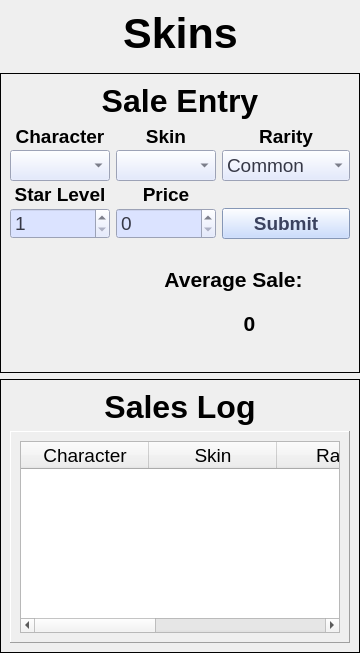
      <widget class="QWidget" name="tab">
       <property name="sizePolicy">
        <sizepolicy hsizetype="Expanding" vsizetype="Expanding">
         <horstretch>0</horstretch>
         <verstretch>0</verstretch>
        </sizepolicy>
       </property>
       <attribute name="title">
        <string>Skins</string>
       </attribute>
       <layout class="QVBoxLayout" name="verticalLayout_2">
        <property name="leftMargin">
         <number>0</number>
        </property>
        <property name="topMargin">
         <number>0</number>
        </property>
        <property name="rightMargin">
         <number>0</number>
        </property>
        <property name="bottomMargin">
         <number>0</number>
        </property>
        <item>
         <layout class="QVBoxLayout" name="verticalLayout" stretch="0,0,0">
          <property name="spacing">
           <number>6</number>
          </property>
          <property name="sizeConstraint">
           <enum>QLayout::SizeConstraint::SetDefaultConstraint</enum>
          </property>
          <item>
           <widget class="QFrame" name="Title">
            <property name="sizePolicy">
             <sizepolicy hsizetype="Preferred" vsizetype="Minimum">
              <horstretch>0</horstretch>
              <verstretch>0</verstretch>
             </sizepolicy>
            </property>
            <property name="frameShape">
             <enum>QFrame::Shape::NoFrame</enum>
            </property>
            <property name="frameShadow">
             <enum>QFrame::Shadow::Plain</enum>
            </property>
            <layout class="QHBoxLayout" name="horizontalLayout_7">
             <item>
              <widget class="QWidget" name="widget_24" native="true"/>
             </item>
             <item>
              <widget class="QLabel" name="label_5">
               <property name="sizePolicy">
                <sizepolicy hsizetype="Preferred" vsizetype="Maximum">
                 <horstretch>0</horstretch>
                 <verstretch>0</verstretch>
                </sizepolicy>
               </property>
               <property name="maximumSize">
                <size>
                 <width>16777215</width>
                 <height>200</height>
                </size>
               </property>
               <property name="font">
                <font>
                 <pointsize>32</pointsize>
                 <bold>true</bold>
                </font>
               </property>
               <property name="text">
                <string>Skins</string>
               </property>
               <property name="alignment">
                <set>Qt::AlignmentFlag::AlignCenter</set>
               </property>
              </widget>
             </item>
             <item>
              <widget class="QWidget" name="widget_25" native="true"/>
             </item>
            </layout>
           </widget>
          </item>
          <item>
           <widget class="QFrame" name="SaleEntry">
            <property name="sizePolicy">
             <sizepolicy hsizetype="Expanding" vsizetype="Minimum">
              <horstretch>0</horstretch>
              <verstretch>0</verstretch>
             </sizepolicy>
            </property>
            <property name="minimumSize">
             <size>
              <width>0</width>
              <height>0</height>
             </size>
            </property>
            <property name="maximumSize">
             <size>
              <width>1000000</width>
              <height>500000</height>
             </size>
            </property>
            <property name="frameShape">
             <enum>QFrame::Shape::Box</enum>
            </property>
            <property name="frameShadow">
             <enum>QFrame::Shadow::Plain</enum>
            </property>
            <layout class="QVBoxLayout" name="verticalLayout_3">
             <property name="bottomMargin">
              <number>9</number>
             </property>
             <item>
              <widget class="QLabel" name="label_6">
               <property name="sizePolicy">
                <sizepolicy hsizetype="Preferred" vsizetype="Minimum">
                 <horstretch>0</horstretch>
                 <verstretch>0</verstretch>
                </sizepolicy>
               </property>
               <property name="font">
                <font>
                 <pointsize>24</pointsize>
                 <bold>true</bold>
                </font>
               </property>
               <property name="text">
                <string>Sale Entry</string>
               </property>
               <property name="alignment">
                <set>Qt::AlignmentFlag::AlignCenter</set>
               </property>
              </widget>
             </item>
             <item>
              <layout class="QGridLayout" name="gridLayout_3" rowminimumheight="0,0,0,0,0">
               <property name="verticalSpacing">
                <number>2</number>
               </property>
               <item row="4" column="1">
                <widget class="QSpinBox" name="priceSpinBox">
                 <property name="sizePolicy">
                  <sizepolicy hsizetype="Preferred" vsizetype="Minimum">
                   <horstretch>0</horstretch>
                   <verstretch>0</verstretch>
                  </sizepolicy>
                 </property>
                 <property name="minimumSize">
                  <size>
                   <width>0</width>
                   <height>30</height>
                  </size>
                 </property>
                 <property name="font">
                  <font>
                   <pointsize>14</pointsize>
                  </font>
                 </property>
                 <property name="styleSheet">
                  <string notr="true">color: rgb(54, 56, 70);
background-color: rgb(219, 227, 255);</string>
                 </property>
                 <property name="maximum">
                  <number>999999999</number>
                 </property>
                </widget>
               </item>
               <item row="0" column="0">
                <widget class="QLabel" name="label">
                 <property name="sizePolicy">
                  <sizepolicy hsizetype="Preferred" vsizetype="Minimum">
                   <horstretch>0</horstretch>
                   <verstretch>0</verstretch>
                  </sizepolicy>
                 </property>
                 <property name="font">
                  <font>
                   <pointsize>14</pointsize>
                   <bold>true</bold>
                  </font>
                 </property>
                 <property name="text">
                  <string>Character</string>
                 </property>
                 <property name="alignment">
                  <set>Qt::AlignmentFlag::AlignCenter</set>
                 </property>
                </widget>
               </item>
               <item row="0" column="1">
                <widget class="QLabel" name="label_2">
                 <property name="sizePolicy">
                  <sizepolicy hsizetype="Preferred" vsizetype="Minimum">
                   <horstretch>0</horstretch>
                   <verstretch>0</verstretch>
                  </sizepolicy>
                 </property>
                 <property name="font">
                  <font>
                   <pointsize>14</pointsize>
                   <bold>true</bold>
                  </font>
                 </property>
                 <property name="text">
                  <string>Skin</string>
                 </property>
                 <property name="alignment">
                  <set>Qt::AlignmentFlag::AlignCenter</set>
                 </property>
                </widget>
               </item>
               <item row="2" column="1">
                <widget class="QLabel" name="label_4">
                 <property name="sizePolicy">
                  <sizepolicy hsizetype="Minimum" vsizetype="Minimum">
                   <horstretch>0</horstretch>
                   <verstretch>0</verstretch>
                  </sizepolicy>
                 </property>
                 <property name="sizeIncrement">
                  <size>
                   <width>20</width>
                   <height>20</height>
                  </size>
                 </property>
                 <property name="font">
                  <font>
                   <pointsize>14</pointsize>
                   <bold>true</bold>
                  </font>
                 </property>
                 <property name="text">
                  <string>Price</string>
                 </property>
                 <property name="alignment">
                  <set>Qt::AlignmentFlag::AlignCenter</set>
                 </property>
                </widget>
               </item>
               <item row="1" column="0">
                <widget class="QComboBox" name="characterComboBox">
                 <property name="sizePolicy">
                  <sizepolicy hsizetype="MinimumExpanding" vsizetype="Minimum">
                   <horstretch>0</horstretch>
                   <verstretch>0</verstretch>
                  </sizepolicy>
                 </property>
                 <property name="minimumSize">
                  <size>
                   <width>0</width>
                   <height>25</height>
                  </size>
                 </property>
                 <property name="font">
                  <font>
                   <pointsize>14</pointsize>
                  </font>
                 </property>
                 <property name="styleSheet">
                  <string notr="true">color: rgb(54, 56, 70);
background-color: rgb(219, 227, 255);</string>
                 </property>
                </widget>
               </item>
               <item row="1" column="1">
                <widget class="QComboBox" name="skinComboBox">
                 <property name="sizePolicy">
                  <sizepolicy hsizetype="MinimumExpanding" vsizetype="Minimum">
                   <horstretch>0</horstretch>
                   <verstretch>0</verstretch>
                  </sizepolicy>
                 </property>
                 <property name="font">
                  <font>
                   <pointsize>14</pointsize>
                  </font>
                 </property>
                 <property name="styleSheet">
                  <string notr="true">color: rgb(54, 56, 70);
background-color: rgb(219, 227, 255);</string>
                 </property>
                </widget>
               </item>
               <item row="2" column="0">
                <widget class="QLabel" name="label_3">
                 <property name="sizePolicy">
                  <sizepolicy hsizetype="Preferred" vsizetype="Minimum">
                   <horstretch>0</horstretch>
                   <verstretch>0</verstretch>
                  </sizepolicy>
                 </property>
                 <property name="font">
                  <font>
                   <pointsize>14</pointsize>
                   <bold>true</bold>
                  </font>
                 </property>
                 <property name="text">
                  <string>Star Level</string>
                 </property>
                 <property name="scaledContents">
                  <bool>false</bool>
                 </property>
                 <property name="alignment">
                  <set>Qt::AlignmentFlag::AlignCenter</set>
                 </property>
                </widget>
               </item>
               <item row="4" column="2">
                <widget class="QPushButton" name="saleSubmitButton">
                 <property name="sizePolicy">
                  <sizepolicy hsizetype="Preferred" vsizetype="Minimum">
                   <horstretch>0</horstretch>
                   <verstretch>0</verstretch>
                  </sizepolicy>
                 </property>
                 <property name="font">
                  <font>
                   <pointsize>14</pointsize>
                   <bold>true</bold>
                  </font>
                 </property>
                 <property name="styleSheet">
                  <string notr="true">background-color: rgb(188, 211, 255);
color: rgb(59, 66, 94);</string>
                 </property>
                 <property name="text">
                  <string>Submit</string>
                 </property>
                 <property name="flat">
                  <bool>false</bool>
                 </property>
                </widget>
               </item>
               <item row="4" column="0">
                <widget class="QSpinBox" name="starSpinBox">
                 <property name="sizePolicy">
                  <sizepolicy hsizetype="Preferred" vsizetype="Minimum">
                   <horstretch>0</horstretch>
                   <verstretch>0</verstretch>
                  </sizepolicy>
                 </property>
                 <property name="maximumSize">
                  <size>
                   <width>500</width>
                   <height>500</height>
                  </size>
                 </property>
                 <property name="font">
                  <font>
                   <pointsize>14</pointsize>
                  </font>
                 </property>
                 <property name="toolTip">
                  <string>Star Level</string>
                 </property>
                 <property name="styleSheet">
                  <string notr="true">color: rgb(54, 56, 70);
background-color: rgb(219, 227, 255);</string>
                 </property>
                 <property name="minimum">
                  <number>1</number>
                 </property>
                 <property name="maximum">
                  <number>6</number>
                 </property>
                </widget>
               </item>
               <item row="0" column="2">
                <widget class="QLabel" name="label_8">
                 <property name="sizePolicy">
                  <sizepolicy hsizetype="Preferred" vsizetype="Minimum">
                   <horstretch>0</horstretch>
                   <verstretch>0</verstretch>
                  </sizepolicy>
                 </property>
                 <property name="font">
                  <font>
                   <pointsize>14</pointsize>
                   <bold>true</bold>
                  </font>
                 </property>
                 <property name="text">
                  <string>Rarity</string>
                 </property>
                 <property name="alignment">
                  <set>Qt::AlignmentFlag::AlignCenter</set>
                 </property>
                </widget>
               </item>
               <item row="1" column="2">
                <widget class="QComboBox" name="rarityComboBox">
                 <property name="sizePolicy">
                  <sizepolicy hsizetype="MinimumExpanding" vsizetype="Minimum">
                   <horstretch>0</horstretch>
                   <verstretch>0</verstretch>
                  </sizepolicy>
                 </property>
                 <property name="minimumSize">
                  <size>
                   <width>0</width>
                   <height>30</height>
                  </size>
                 </property>
                 <property name="font">
                  <font>
                   <pointsize>14</pointsize>
                  </font>
                 </property>
                 <property name="styleSheet">
                  <string notr="true">color: rgb(54, 56, 70);
background-color: rgb(219, 227, 255);</string>
                 </property>
                 <item>
                  <property name="text">
                   <string>Common</string>
                  </property>
                 </item>
                 <item>
                  <property name="text">
                   <string>Uncommon</string>
                  </property>
                 </item>
                 <item>
                  <property name="text">
                   <string>Rare</string>
                  </property>
                 </item>
                 <item>
                  <property name="text">
                   <string>Epic</string>
                  </property>
                 </item>
                 <item>
                  <property name="text">
                   <string>Legendary</string>
                  </property>
                 </item>
                 <item>
                  <property name="text">
                   <string>Exotic</string>
                  </property>
                 </item>
                 <item>
                  <property name="text">
                   <string>Limited</string>
                  </property>
                 </item>
                </widget>
               </item>
              </layout>
             </item>
             <item>
              <widget class="QWidget" name="widget" native="true">
               <property name="sizePolicy">
                <sizepolicy hsizetype="Minimum" vsizetype="Preferred">
                 <horstretch>0</horstretch>
                 <verstretch>0</verstretch>
                </sizepolicy>
               </property>
               <property name="layoutDirection">
                <enum>Qt::LayoutDirection::LeftToRight</enum>
               </property>
               <layout class="QHBoxLayout" name="horizontalLayout">
                <property name="spacing">
                 <number>6</number>
                </property>
                <item>
                 <widget class="QWidget" name="widget_3" native="true"/>
                </item>
                <item>
                 <widget class="QLabel" name="imageLabel">
                  <property name="sizePolicy">
                   <sizepolicy hsizetype="Expanding" vsizetype="Preferred">
                    <horstretch>0</horstretch>
                    <verstretch>0</verstretch>
                   </sizepolicy>
                  </property>
                  <property name="minimumSize">
                   <size>
                    <width>100</width>
                    <height>100</height>
                   </size>
                  </property>
                  <property name="maximumSize">
                   <size>
                    <width>100</width>
                    <height>100</height>
                   </size>
                  </property>
                  <property name="text">
                   <string/>
                  </property>
                  <property name="pixmap">
                   <pixmap>../../.designer/backup/images/sonic_adventure.png</pixmap>
                  </property>
                  <property name="scaledContents">
                   <bool>true</bool>
                  </property>
                  <property name="alignment">
                   <set>Qt::AlignmentFlag::AlignCenter</set>
                  </property>
                 </widget>
                </item>
                <item>
                 <widget class="QWidget" name="widget_2" native="true">
                  <property name="sizePolicy">
                   <sizepolicy hsizetype="Maximum" vsizetype="Preferred">
                    <horstretch>0</horstretch>
                    <verstretch>0</verstretch>
                   </sizepolicy>
                  </property>
                  <layout class="QVBoxLayout" name="verticalLayout_8">
                   <item>
                    <widget class="QLabel" name="label_9">
                     <property name="font">
                      <font>
                       <pointsize>16</pointsize>
                       <bold>true</bold>
                      </font>
                     </property>
                     <property name="text">
                      <string>Average Sale:</string>
                     </property>
                     <property name="alignment">
                      <set>Qt::AlignmentFlag::AlignCenter</set>
                     </property>
                    </widget>
                   </item>
                   <item>
                    <widget class="QWidget" name="widget_21" native="true">
                     <layout class="QHBoxLayout" name="horizontalLayout_6">
                      <item>
                       <widget class="QWidget" name="widget_22" native="true"/>
                      </item>
                      <item>
                       <widget class="QLabel" name="averageSaleRingIcon">
                        <property name="maximumSize">
                         <size>
                          <width>40</width>
                          <height>40</height>
                         </size>
                        </property>
                        <property name="text">
                         <string/>
                        </property>
                        <property name="pixmap">
                         <pixmap>../../.designer/backup/images/ring.png</pixmap>
                        </property>
                        <property name="scaledContents">
                         <bool>true</bool>
                        </property>
                       </widget>
                      </item>
                      <item>
                       <widget class="QLabel" name="averagePriceLabel">
                        <property name="font">
                         <font>
                          <pointsize>16</pointsize>
                          <bold>true</bold>
                         </font>
                        </property>
                        <property name="text">
                         <string>0</string>
                        </property>
                        <property name="alignment">
                         <set>Qt::AlignmentFlag::AlignCenter</set>
                        </property>
                       </widget>
                      </item>
                      <item>
                       <widget class="QWidget" name="widget_23" native="true">
                        <property name="sizePolicy">
                         <sizepolicy hsizetype="Preferred" vsizetype="Preferred">
                          <horstretch>0</horstretch>
                          <verstretch>0</verstretch>
                         </sizepolicy>
                        </property>
                       </widget>
                      </item>
                     </layout>
                    </widget>
                   </item>
                  </layout>
                 </widget>
                </item>
                <item>
                 <widget class="QWidget" name="widget_4" native="true"/>
                </item>
               </layout>
              </widget>
             </item>
            </layout>
           </widget>
          </item>
          <item>
           <widget class="QFrame" name="SalesLog">
            <property name="sizePolicy">
             <sizepolicy hsizetype="Preferred" vsizetype="MinimumExpanding">
              <horstretch>0</horstretch>
              <verstretch>0</verstretch>
             </sizepolicy>
            </property>
            <property name="frameShape">
             <enum>QFrame::Shape::Box</enum>
            </property>
            <property name="frameShadow">
             <enum>QFrame::Shadow::Plain</enum>
            </property>
            <layout class="QVBoxLayout" name="verticalLayout_6">
             <item>
              <widget class="QLabel" name="label_7">
               <property name="sizePolicy">
                <sizepolicy hsizetype="Preferred" vsizetype="Maximum">
                 <horstretch>0</horstretch>
                 <verstretch>0</verstretch>
                </sizepolicy>
               </property>
               <property name="font">
                <font>
                 <pointsize>24</pointsize>
                 <bold>true</bold>
                </font>
               </property>
               <property name="text">
                <string>Sales Log</string>
               </property>
               <property name="alignment">
                <set>Qt::AlignmentFlag::AlignCenter</set>
               </property>
              </widget>
             </item>
             <item>
              <widget class="QFrame" name="frame">
               <property name="sizePolicy">
                <sizepolicy hsizetype="Preferred" vsizetype="Preferred">
                 <horstretch>0</horstretch>
                 <verstretch>0</verstretch>
                </sizepolicy>
               </property>
               <property name="frameShape">
                <enum>QFrame::Shape::Panel</enum>
               </property>
               <property name="frameShadow">
                <enum>QFrame::Shadow::Raised</enum>
               </property>
               <layout class="QVBoxLayout" name="verticalLayout_7">
                <item>
                 <widget class="QTableWidget" name="salesTableWidget">
                  <property name="font">
                   <font>
                    <pointsize>14</pointsize>
                   </font>
                  </property>
                  <property name="autoFillBackground">
                   <bool>false</bool>
                  </property>
                  <property name="styleSheet">
                   <string notr="true">QHeaderView::section{
color: black;
}</string>
                  </property>
                  <property name="editTriggers">
                   <set>QAbstractItemView::EditTrigger::NoEditTriggers</set>
                  </property>
                  <property name="selectionMode">
                   <enum>QAbstractItemView::SelectionMode::NoSelection</enum>
                  </property>
                  <property name="horizontalScrollMode">
                   <enum>QAbstractItemView::ScrollMode::ScrollPerPixel</enum>
                  </property>
                  <property name="wordWrap">
                   <bool>false</bool>
                  </property>
                  <property name="rowCount">
                   <number>0</number>
                  </property>
                  <property name="columnCount">
                   <number>6</number>
                  </property>
                  <attribute name="horizontalHeaderVisible">
                   <bool>true</bool>
                  </attribute>
                  <attribute name="horizontalHeaderCascadingSectionResizes">
                   <bool>false</bool>
                  </attribute>
                  <attribute name="horizontalHeaderDefaultSectionSize">
                   <number>128</number>
                  </attribute>
                  <attribute name="horizontalHeaderHighlightSections">
                   <bool>false</bool>
                  </attribute>
                  <attribute name="horizontalHeaderShowSortIndicator" stdset="0">
                   <bool>false</bool>
                  </attribute>
                  <attribute name="horizontalHeaderStretchLastSection">
                   <bool>false</bool>
                  </attribute>
                  <attribute name="verticalHeaderVisible">
                   <bool>false</bool>
                  </attribute>
                  <attribute name="verticalHeaderHighlightSections">
                   <bool>false</bool>
                  </attribute>
                  <column>
                   <property name="text">
                    <string>Character</string>
                   </property>
                   <property name="font">
                    <font>
                     <pointsize>14</pointsize>
                    </font>
                   </property>
                  </column>
                  <column>
                   <property name="text">
                    <string>Skin</string>
                   </property>
                   <property name="font">
                    <font>
                     <pointsize>14</pointsize>
                    </font>
                   </property>
                  </column>
                  <column>
                   <property name="text">
                    <string>Rarity</string>
                   </property>
                   <property name="font">
                    <font>
                     <pointsize>14</pointsize>
                    </font>
                   </property>
                  </column>
                  <column>
                   <property name="text">
                    <string>Star</string>
                   </property>
                   <property name="font">
                    <font>
                     <pointsize>14</pointsize>
                    </font>
                   </property>
                  </column>
                  <column>
                   <property name="text">
                    <string>Price</string>
                   </property>
                   <property name="font">
                    <font>
                     <pointsize>14</pointsize>
                    </font>
                   </property>
                  </column>
                  <column>
                   <property name="text">
                    <string>Delete</string>
                   </property>
                   <property name="font">
                    <font>
                     <pointsize>14</pointsize>
                    </font>
                   </property>
                  </column>
                 </widget>
                </item>
               </layout>
              </widget>
             </item>
            </layout>
           </widget>
          </item>
         </layout>
        </item>
       </layout>
      </widget>
